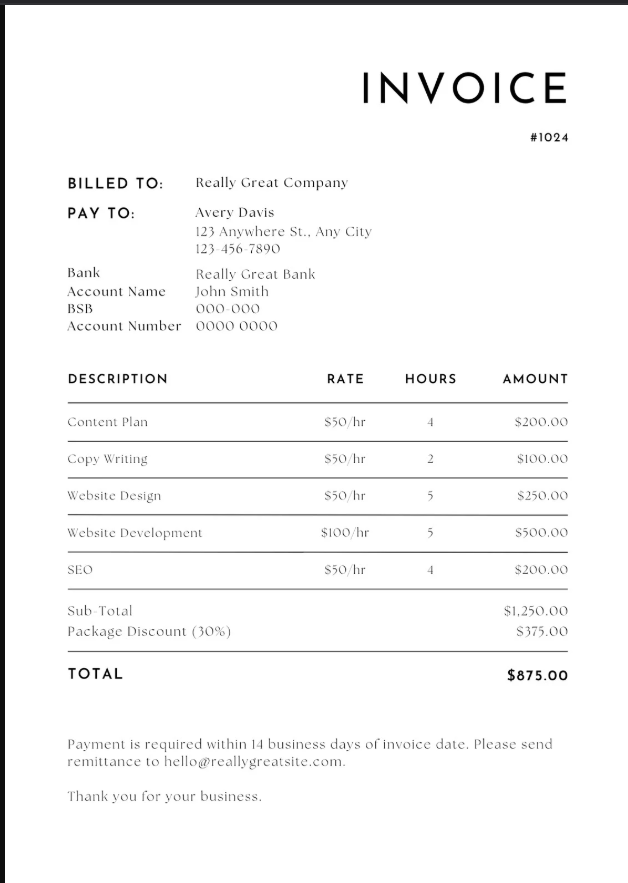
#> input picture assets/input/img.png, 628 x 883 px; its folder holds only this picture in this run
$ python -i ocr_processor.py   (imports and definitions only)
#> lines starting #> are read from the running program, lines starting #| are printed output that depends on the picture; after the words box and inside, x2 and y2 are one past the last pixel; in counts of white or black regions, pixels touching at a corner belong together
import base64
import concurrent.futures
import json
import os
from pathlib import Path
from typing import Any, Dict, List, Optional, Union

import cv2
import pymupdf
import requests
from tqdm import tqdm


class OCRProcessor:
    def __init__(
        self,
        model_name: str = "llama3.2-vision:11b",
        base_url: str = "http://localhost:11434/api/generate",
        max_workers: int = 1,
    ):
        self.model_name = model_name
        self.base_url = base_url
        self.max_workers = max_workers

    def _encode_image(self, image_path: str) -> str:
        """Convert image to base64 string"""
        with open(image_path, "rb") as image_file:
            return base64.b64encode(image_file.read()).decode("utf-8")

    # [23 lines left out: function _pdf_to_images, not called in this run]

    def _preprocess_image(self, image_path: str, language: str = "en") -> str:
        """
        Preprocess image before OCR:
        - Convert PDF to image if needed (using pymupdf)
        - Language-specific preprocessing (if applicable)
        - Enhance contrast
        - Reduce noise
        """
#> called with image_path = '../../assets/input/img.png', language = 'en'
        # Read image
        image = cv2.imread(image_path)
#> image is the input picture: shape (883, 628, 3); mean B, G, R 247.1, 247, 247
        if image is None:
            raise ValueError(f"Could not read image at {image_path}")

        # Convert to grayscale
        gray = cv2.cvtColor(image, cv2.COLOR_BGR2GRAY)

        # Enhance contrast using CLAHE
        clahe = cv2.createCLAHE(clipLimit=2.0, tileGridSize=(8, 8))
        enhanced = clahe.apply(gray)

        # Denoise
        denoised = cv2.fastNlMeansDenoising(enhanced)

        # Language-specific thresholding
        if language.lower() in ["japanese", "chinese", "zh", "korean"]:
            # For some CJK and similar languages adaptive thresholding may work better
            thresh = cv2.adaptiveThreshold(
                denoised, 255, cv2.ADAPTIVE_THRESH_GAUSSIAN_C, cv2.THRESH_BINARY, 11, 2
            )
            thresh = cv2.bitwise_not(thresh)
        else:
            # Default: Otsu thresholding
            thresh = cv2.threshold(
                denoised, 0, 255, cv2.THRESH_BINARY + cv2.THRESH_OTSU
            )[1]
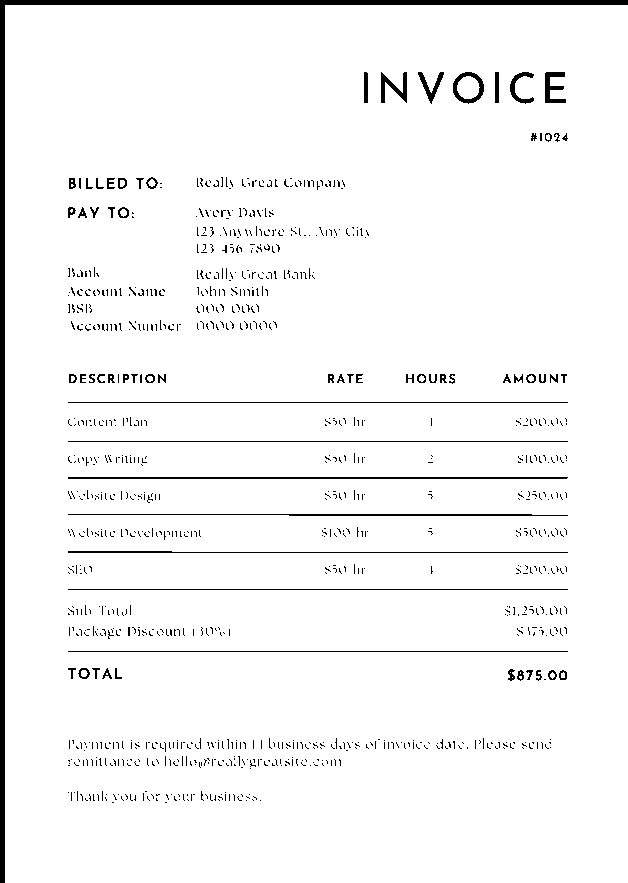
#> thresh: shape (883, 628); 96.2% white; 952 black regions (885 under 20 px), largest, box (x1, y1, x2, y2) and area: (0, 0, 628, 883) 7530, (68, 477, 568, 479) 999, (68, 514, 568, 516) 743
            thresh = cv2.bitwise_not(thresh)

        # Save preprocessed image
        image_path_obj = Path(image_path)
        preprocessed_path = str(
            image_path_obj.parent / f"{image_path_obj.stem}_preprocessed.jpg"
        )
        cv2.imwrite(preprocessed_path, thresh)

        return preprocessed_path

    def _get_default_prompt(self, format_type: str, language: str) -> str:
        prompts = {
            "markdown": f"""Extract all text content from this image in {language} **exactly as it appears**, without modification, summarization, or omission.
                                Format the output in markdown:
                                - Use headers (#, ##, ###) **only if they appear in the image**
                                - Preserve original lists (-, *, numbered lists) as they are
                                - Maintain all text formatting (bold, italics, underlines) exactly as seen
                                - **Do not add, interpret, or restructure any content**
                            """,
            "text": f"""Extract all visible text from this image in {language} **without any changes**.
                                - **Do not summarize, paraphrase, or infer missing text.**
                                - Retain all spacing, punctuation, and formatting exactly as in the image.
                                - If text is unclear or partially visible, extract as much as possible without guessing.
                                - **Include all text, even if it seems irrelevant or repeated.**
                                """,
            "json": f"""Extract all text from this image in {language} and format it as JSON, **strictly preserving** the structure.
                                - **Do not summarize, add, or modify any text.**
                                - Maintain hierarchical sections and subsections as they appear.
                                - Use keys that reflect the document's actual structure (e.g., "title", "body", "footer").
                                - Include all text, even if fragmented, blurry, or unclear.
                                """,
            "structured": f"""Extract all text from this image in {language}, **ensuring complete structural accuracy**:
                                - Identify and format tables **without altering content**.
                                - Preserve list structures (bulleted, numbered) **exactly as shown**.
                                - Maintain all section headings, indents, and alignments.
                                - **Do not add, infer, or restructure the content in any way.**
                                """,
            "key_value": f"""Extract all key-value pairs from this image in {language} **exactly as they appear**:
                                - Identify and extract labels and their corresponding values without modification.
                                - Maintain the exact wording, punctuation, and order.
                                - Format each pair as 'key: value' **only if clearly structured that way in the image**.
                                - **Do not infer missing values or add any extra text.**
                                """,
            "table": f"""Extract all tabular data from this image in {language} **exactly as it appears**, without modification, summarization, or omission.
                                - **Preserve the table structure** (rows, columns, headers) as closely as possible.
                                - **Do not add missing values or infer content**—if a cell is empty, leave it empty.
                                - Maintain all numerical, textual, and special character formatting.
                                - If the table contains merged cells, indicate them clearly without altering their meaning.
                                - Output the table in a structured format such as Markdown, CSV, or JSON, based on the intended use.
                                """,
        }
        prompt = prompts.get(format_type, prompts["text"])
        return prompt

    def _process_image(
        self,
        image_path: str,
        format_type: str = "markdown",
        preprocess: bool = True,
        custom_prompt: Optional[str] = None,
        language: str = "en",
    ) -> str:
        try:
            if preprocess:
                image_path = self._preprocess_image(image_path, language)

            image_base64 = self._encode_image(image_path)

            if custom_prompt and custom_prompt.strip():
                prompt = custom_prompt
                print("Using custom prompt:", prompt)
            else:
                prompt = self._get_default_prompt(format_type, language)
                print("Using default prompt:", prompt)  # Debug print

            payload = {
                "model": self.model_name,
                "prompt": prompt,
                "stream": False,
                "images": [image_base64],
            }

#> (the run stopped early here; a loop or call above may not have finished)
